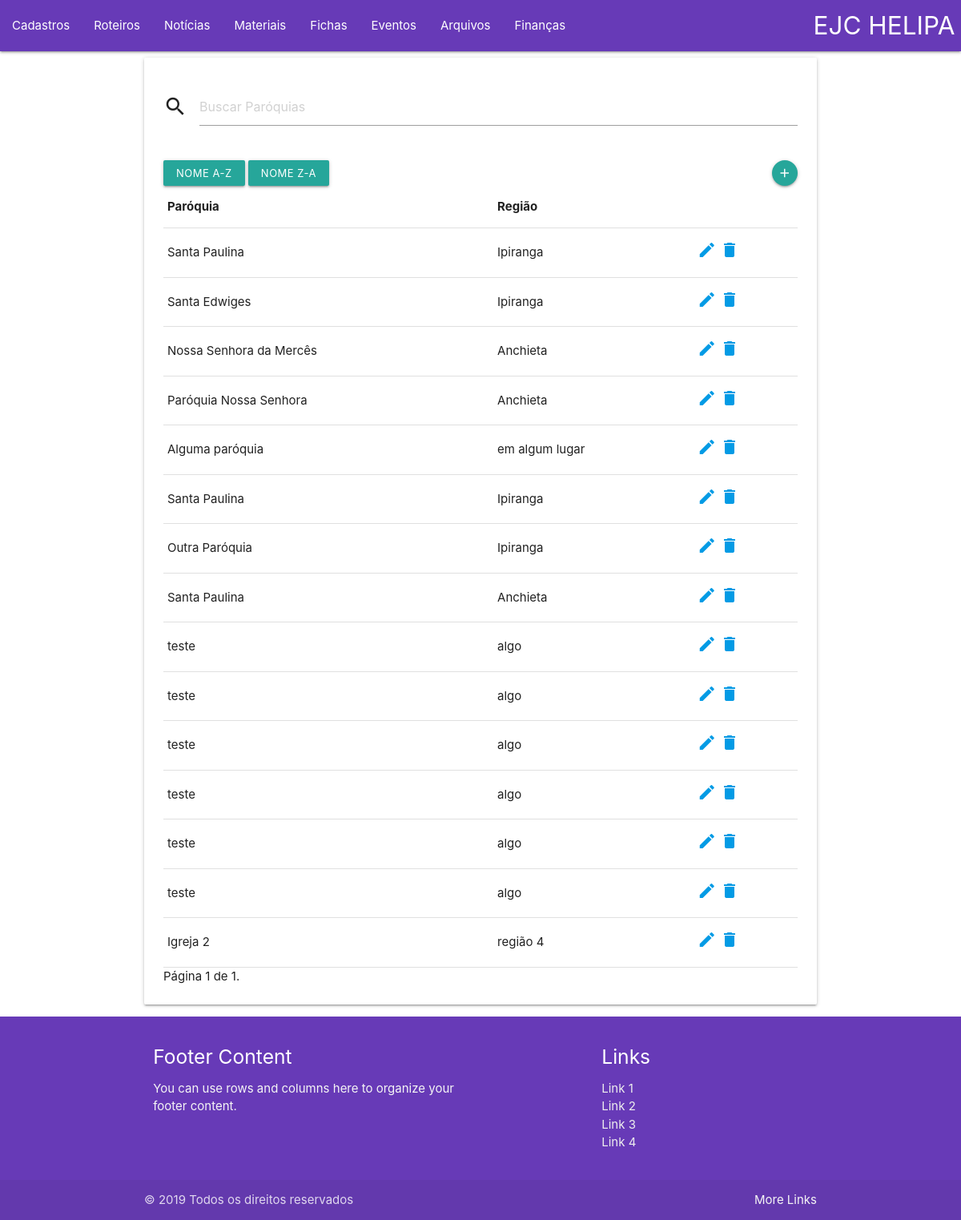
/paroquias/, run on the app's committed database.
### montagem/models.py (models this page shows, shortened)
class Paroquia(models.Model):
    nome_paroquia=models.CharField(max_length=30)
    regiao=models.CharField(max_length=30,blank=True,null=True)

### montagem/views.py (the view)
# urls.py: path('paroquias/',views.listaParoquias,name ='lista_paroquias'),
def listaParoquias(request):
    serial = False
    query = request.GET.get("busca",'')
    sort = request.GET.get("ordenar", '')
    page = request.GET.get("page", '')
    params = [serial,query,sort]#passando para o metode busca todos os params necessarios
    try:
        paroquias = consultaBanco1(params)
        paroquias = Paginator(paroquias,25)#definindo a paginação
        paroquias = paroquias.page(page)#passando apenas os itens que queo na pagina para o paroquias
    except  PageNotAnInteger :
        paroquias = paroquias.page(1)
    except EmptyPage :
        paroquias = paginator.page(paginator.num_page)
    form = newParoquiaForm(request.POST or None)
    if form.is_valid():
        form.save()
    return render(request,'paroquia.html',{'paroquias':paroquias,'form': form })

### montagem/forms.py
class newParoquiaForm(ModelForm):
    class Meta:
        model  = Paroquia
        fields = '__all__'

### montagem/views.py (called while the page is built)
def consultaBanco1(params):
    if params[0] == True:
         data = serializers.serialize("json", Paroquia.objects.all())
    elif params[1]:
         data = Paroquia.objects.filter(nome_paroquia__icontains = params[1])
    elif params[2]:
         data = Paroquia.objects.all().order_by(params[2])
    else:
         data = Paroquia.objects.all()
    return data

### templates/paroquia.html (shortened to what this page needs)
{% extends 'base.html' %}
{% block content %}
   <div class=" container col s12 m12 l12">
      <div id="Form-advance" class="card card card-default scrollspy">
        <div class="card-content">
          <div class="col s12 m12 l12">
              <div class="row">
                  <div class="input-field col s12">
                      <form method="get">
                          <i class="material-icons prefix">search</i>
                          <input type ="text" class ="form-control" name="busca" placeholder ="Buscar Paróquias" >
                      </form>
                  </div>
              </div>
              <panel class = "panel panel-default">
                  <div class = "panel-body">
                      <form method="get">
                          <div class = "btn-group" role = "group">
                              {% with cat=request.GET.ordenar %}
                                  <button type="submit" class="btn btn-small waves-effect waves-light  {% if cat == 'nome_paroquia' %} disabled {% endif %}" name="ordenar" value="nome">Nome A-Z</button>
                                  <button type="submit" class="btn btn-small waves-effect waves-light  {% if cat == '-nome_paroquia' %} disabled {% endif %}" name="ordenar" value="-nome">Nome Z-A</button>
                                  <a  href = "{% url 'new_paroquia' %}"class="btn-floating btn-small waves-effect waves-light  right"><i class="material-icons">add</i></a>
                              {% endwith %}
                          </div>
                      </form>
                  </div>
              </panel>
              <table class="table">
                  <thead>
                      <th>Paróquia</th>
                      <th>Região</th>
                  </thead>
                  <tbody>
                      {% for paroquia in paroquias %}
                          <tr>
                              <td>{{ paroquia.nome_paroquia}}</td>
                              <td>{{ paroquia.regiao }}</td>
                              <td>
                                  <a href="{% url 'upd_paroquia' paroquia.pk %}" ><i class= "material-icons">mode_edit</i></a>
                                  <a href=" {% url 'del_paroquia' paroquia.pk %}" ><i class= "material-icons">delete</i></a>
                              </td>
                          </tr>
                      {% endfor %}
                  </tbody>
              </table>
              <div class ="pagination">
                  <span class = "step-links">
                      <span class = "step-links">
                          Página {{paroquias.number}} de {{paroquias.paginator.num_pages}}.
                      </span>
                  </span>
              </div>
          </div>
        </div>
      </div>
   </div>
{% endblock content %}

### data on the page
Paroquia: nome_paroquia "Santa Paulina", regiao "Ipiranga"
Paroquia: nome_paroquia "Santa Edwiges", regiao "Ipiranga"
Paroquia: nome_paroquia "Nossa Senhora da Mercês", regiao "Anchieta"
Paroquia: nome_paroquia "Paróquia Nossa Senhora", regiao "Anchieta"
Paroquia: nome_paroquia "Alguma paróquia", regiao "em algum lugar"
Paroquia: nome_paroquia "Santa Paulina", regiao "Ipiranga"
Paroquia: nome_paroquia "Outra Paróquia", regiao "Ipiranga"
Paroquia: nome_paroquia "Santa Paulina", regiao "Anchieta"
Paroquia: nome_paroquia "teste", regiao "algo"
Paroquia: nome_paroquia "teste", regiao "algo"
Paroquia: nome_paroquia "teste", regiao "algo"
Paroquia: nome_paroquia "teste", regiao "algo"
Paroquia: nome_paroquia "teste", regiao "algo"
Paroquia: nome_paroquia "teste", regiao "algo"
Paroquia: nome_paroquia "Igreja 2", regiao "região 4"

### other printed values
{{ paroquias.number }} "1"
{{ paroquias.paginator.num_pages }} "1"
